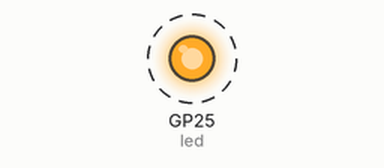
Simulated run of this program. Board: Raspberry Pi Pico running MicroPython. Shown: output pins drawn as LEDs (lit = HIGH). Dashed ring = blinking.

Above: at 0.5 s.
Timing chart, 0 to 4.6 s (numbered marks = the images above):
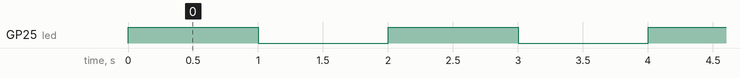

Measured:
- by itself, GP25 (led): alternates HIGH for 1.0 s and LOW for 1.0 s

The program:

togglefunctionforled.py
```python
from machine import Pin #allows us to work with invidual pins of Pico
from time import sleep

led = Pin("LED", Pin.OUT) #special assignment for LED on Pico #pin set up as output
led.value(0)

while True:
    #when value is 1 it turns on; when off it turns off
    led.toggle()
    sleep(1)
```
